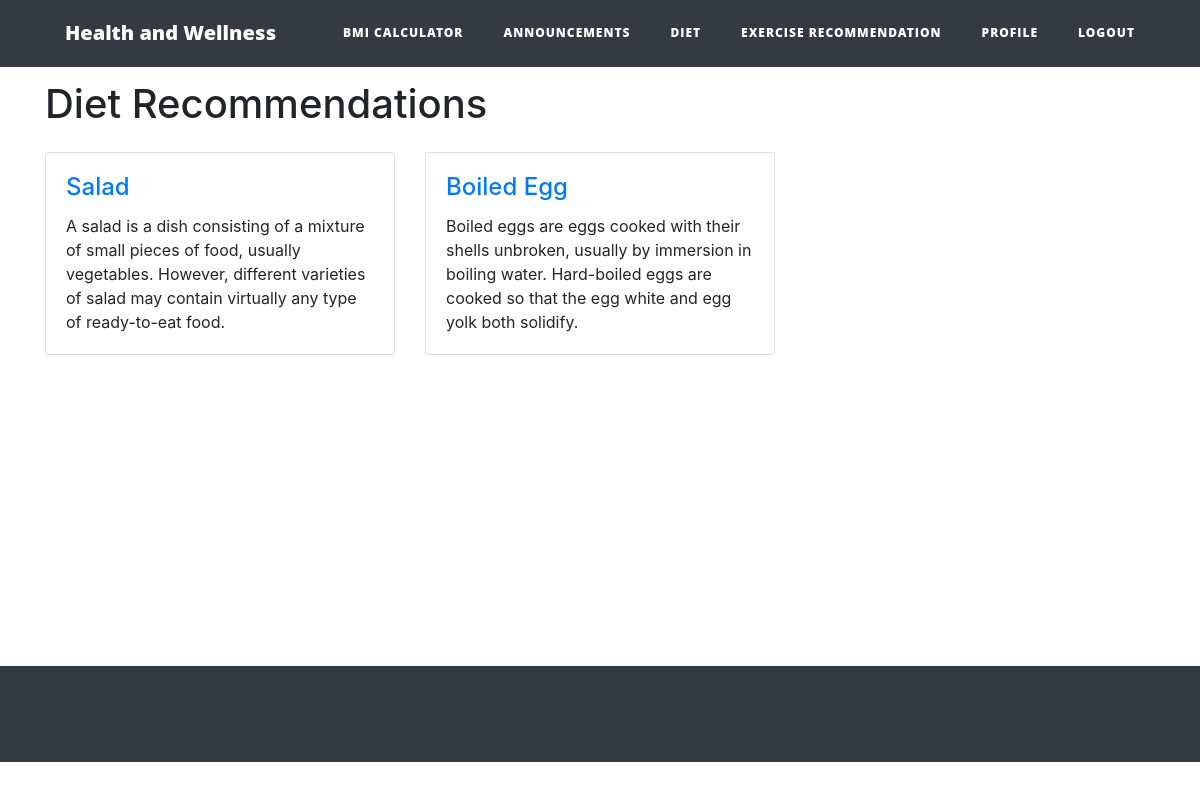
Screenshot of /userdiet.php with the database file from the repository.
### tables this page shows
CREATE TABLE `diet` (
  `diet_id` int(2) NOT NULL,
  `name` varchar(255) NOT NULL,
  `description` varchar(5555) NOT NULL,
  `activate` int(2) NOT NULL
);

### userdiet.php (the view, shortened to what this page needs)
<?php
  require_once('config.php');
?>
<!DOCTYPE html>
<html lang="en">
  <head>
    <link href="vendor/bootstrap/css/bootstrap.min.css" rel="stylesheet">
    <link href="css/bmiCalc.css" rel="stylesheet">
  </head>
  <body>
    <nav class="navbar navbar-expand-lg navbar-dark bg-dark fixed-top" id="mainNav">
      <div class="container">
        <a class="navbar-brand" href="#">Health and Wellness</a>
        <div class="collapse navbar-collapse" id="navbarResponsive">
          <ul class="navbar-nav ml-auto">
            <li class="nav-item ">
              <a class="nav-link" href="bmiCalc.php">BMI Calculator</a>
            </li>
            <li class="nav-item">
              <a class="nav-link" href="announcementsuser.php">Announcements</a>
            </li>
            <li class="nav-item active">
              <a class="nav-link" href="userdiet.php">Diet<span class="sr-only">(current)</span></a>
            </li>
            <li class="nav-item">
              <a class="nav-link" href="exerciseRecommend.php">Exercise Recommendation</a>
            </li>
            <li class="nav-item">
              <a class="nav-link" href="profile.php">Profile</a>
            </li>
            <li class="nav-item ">
              <a class="nav-link" href="userlogout.php">Logout</a>
            </li>
          </ul>
        </div>
      </div>
    </nav>
    <div class="container">
      <h1 class="my-4">Diet Recommendations</h1>
      <div class="row">
     <?php
     $result = $con->query("SELECT * FROM diet WHERE activate='1'");
     while($row = mysqli_fetch_array($result,MYSQLI_ASSOC)){
     echo '<div class="col-lg-4 col-sm-6 portfolio-item">
          <div class="card h-100">
            <div class="card-body">
              <h4 class="card-title">
                <a href="#">'.$row['name'].'</a>
              </h4>
              <p class="card-text">'.$row['description'].'</p>
            </div>
          </div>
        </div>';
      }
      ?>
      </div>
    </div>
    <footer style="margin-top:311px;" class="py-5 bg-dark">
    </footer>
  </body>
</html>

### css/bmiCalc.css (style rules this page uses)
body { padding-top: 54px; }
@media (min-width: 992px) { body { padding-top: 56px; } }
.card { height: 100%; }
#mainNav { position: absolute; border-bottom: 1px solid #e9ecef; background-color: white; font-family: 'Open Sans', 'Helvetica Neue', Helvetica, Arial, sans-serif; }
#mainNav .navbar-brand { font-weight: 800; color: #343a40; }
#mainNav .navbar-nav > li.nav-item > a { font-size: 12px; font-weight: 800; letter-spacing: 1px; text-transform: uppercase; }
@media only screen and (min-width: 992px) { #mainNav { border-bottom: 1px solid transparent; background: transparent; } }
@media only screen and (min-width: 992px) { #mainNav .navbar-brand { padding: 10px 20px; color: #fff; } }
@media only screen and (min-width: 992px) { #mainNav .navbar-nav > li.nav-item > a { padding: 10px 20px; color: #fff; } }
@media only screen and (min-width: 992px) { #mainNav { -webkit-transition: background-color 0.2s; -moz-transition: background-color 0.2s; transition: background-color 0.2s; -webkit-transform: translate3d(0, 0, 0); -moz-transform: translate3d(0, 0, 0); -ms-transform: translate3d(0, 0, 0); -o-transform: translate3d(0, 0, 0); transform: translate3d(0, 0, 0); -webkit-backface-visibility: hidden; } }

### rows the page displays
diet: name "Salad", description "A salad is a dish consisting of a mixture of small pieces of food, usually vegetables. However, different varieties of salad may contain virtually any type of ready-to-eat food."
diet: name "Boiled Egg", description "Boiled eggs are eggs cooked with their shells unbroken, usually by immersion in boiling water. Hard-boiled eggs are cooked so that the egg white and egg yolk both solidify."
